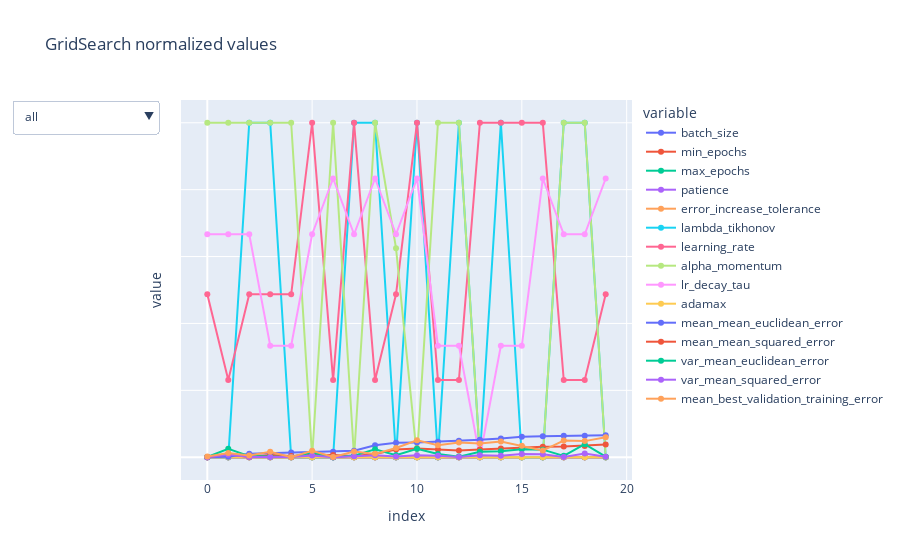

This figure's notebook cell:
### Code cell
plot_gs(std_gs_results_clean.iloc[:20], 'GridSearch normalized values')

### Figure 1 — Plotly figure (JSON) as saved in the notebook; plotly's stock layout.template omitted (floating-point values rounded to 4 significant figures)
{"data": [{"legendgroup": "batch_size", "line": {"color": "#636efa", "dash": "solid"}, "marker": {"symbol": "circle"}, "mode": "markers+lines", "name": "batch_size", "orientation": "v", "showlegend": true, "type": "scatter", "x": [0, 1, 2, 3, 4, 5, 6, 7, 8, 9, 10, 11, 12, 13, 14, 15, 16, 17, 18, 19], "xaxis": "x", "y": [0, 0, 0, 0, 0, 0, 0, 0, 0, 0, 0, 0, 0, 0, 0, 0, 0, 0, 0, 0], "yaxis": "y"}, {"legendgroup": "min_epochs", "line": {"color": "#EF553B", "dash": "solid"}, "marker": {"symbol": "circle"}, "mode": "markers+lines", "name": "min_epochs", "orientation": "v", "showlegend": true, "type": "scatter", "x": [0, 1, 2, 3, 4, 5, 6, 7, 8, 9, 10, 11, 12, 13, 14, 15, 16, 17, 18, 19], "xaxis": "x", "y": [0, 0, 0, 0, 0, 0, 0, 0, 0, 0, 0, 0, 0, 0, 0, 0, 0, 0, 0, 0], "yaxis": "y"}, {"legendgroup": "max_epochs", "line": {"color": "#00cc96", "dash": "solid"}, "marker": {"symbol": "circle"}, "mode": "markers+lines", "name": "max_epochs", "orientation": "v", "showlegend": true, "type": "scatter", "x": [0, 1, 2, 3, 4, 5, 6, 7, 8, 9, 10, 11, 12, 13, 14, 15, 16, 17, 18, 19], "xaxis": "x", "y": [0, 0, 0, 0, 0, 0, 0, 0, 0, 0, 0, 0, 0, 0, 0, 0, 0, 0, 0, 0], "yaxis": "y"}, {"legendgroup": "patience", "line": {"color": "#ab63fa", "dash": "solid"}, "marker": {"symbol": "circle"}, "mode": "markers+lines", "name": "patience", "orientation": "v", "showlegend": true, "type": "scatter", "x": [0, 1, 2, 3, 4, 5, 6, 7, 8, 9, 10, 11, 12, 13, 14, 15, 16, 17, 18, 19], "xaxis": "x", "y": [0, 0, 0, 0, 0, 0, 0, 0, 0, 0, 0, 0, 0, 0, 0, 0, 0, 0, 0, 0], "yaxis": "y"}, {"legendgroup": "error_increase_tolerance", "line": {"color": "#FFA15A", "dash": "solid"}, "marker": {"symbol": "circle"}, "mode": "markers+lines", "name": "error_increase_tolerance", "orientation": "v", "showlegend": true, "type": "scatter", "x": [0, 1, 2, 3, 4, 5, 6, 7, 8, 9, 10, 11, 12, 13, 14, 15, 16, 17, 18, 19], "xaxis": "x", "y": [0, 0, 0, 0, 0, 0, 0, 0, 0, 0, 0, 0, 0, 0, 0, 0, 0, 0, 0, 0], "yaxis": "y"}, {"legendgroup": "lambda_tikhonov", "line": {"color": "#19d3f3", "dash": "solid"}, "marker": {"symbol": "circle"}, "mode": "markers+lines", "name": "lambda_tikhonov", "orientation": "v", "showlegend": true, "type": "scatter", "x": [0, 1, 2, 3, 4, 5, 6, 7, 8, 9, 10, 11, 12, 13, 14, 15, 16, 17, 18, 19], "xaxis": "x", "y": [0, 0, 1, 1, 0, 0, 0, 1, 1, 0, 1, 0, 1, 0, 1, 0, 0, 1, 1, 0], "yaxis": "y"}, {"legendgroup": "learning_rate", "line": {"color": "#FF6692", "dash": "solid"}, "marker": {"symbol": "circle"}, "mode": "markers+lines", "name": "learning_rate", "orientation": "v", "showlegend": true, "type": "scatter", "x": [0, 1, 2, 3, 4, 5, 6, 7, 8, 9, 10, 11, 12, 13, 14, 15, 16, 17, 18, 19], "xaxis": "x", "y": [0.4872, 0.2308, 0.4872, 0.4872, 0.4872, 1.0, 0.2308, 1.0, 0.2308, 0.4872, 1.0, 0.2308, 0.2308, 1.0, 1.0, 1.0, 1.0, 0.2308, 0.2308, 0.4872], "yaxis": "y"}, {"legendgroup": "alpha_momentum", "line": {"color": "#B6E880", "dash": "solid"}, "marker": {"symbol": "circle"}, "mode": "markers+lines", "name": "alpha_momentum", "orientation": "v", "showlegend": true, "type": "scatter", "x": [0, 1, 2, 3, 4, 5, 6, 7, 8, 9, 10, 11, 12, 13, 14, 15, 16, 17, 18, 19], "xaxis": "x", "y": [1, 1, 1, 1, 1, 0, 1, 0, 1, 0.625, 0, 1, 1, 0, 0, 0, 0, 1, 1, 0], "yaxis": "y"}, {"legendgroup": "lr_decay_tau", "line": {"color": "#FF97FF", "dash": "solid"}, "marker": {"symbol": "circle"}, "mode": "markers+lines", "name": "lr_decay_tau", "orientation": "v", "showlegend": true, "type": "scatter", "x": [0, 1, 2, 3, 4, 5, 6, 7, 8, 9, 10, 11, 12, 13, 14, 15, 16, 17, 18, 19], "xaxis": "x", "y": [0.6667, 0.6667, 0.6667, 0.3333, 0.3333, 0.6667, 0.8333, 0.6667, 0.8333, 0.6667, 0.8333, 0.3333, 0.3333, 0, 0.3333, 0.3333, 0.8333, 0.6667, 0.6667, 0.8333], "yaxis": "y"}, {"legendgroup": "adamax", "line": {"color": "#FECB52", "dash": "solid"}, "marker": {"symbol": "circle"}, "mode": "markers+lines", "name": "adamax", "orientation": "v", "showlegend": true, "type": "scatter", "x": [0, 1, 2, 3, 4, 5, 6, 7, 8, 9, 10, 11, 12, 13, 14, 15, 16, 17, 18, 19], "xaxis": "x", "y": [0, 0, 0, 0, 0, 0, 0, 0, 0, 0, 0, 0, 0, 0, 0, 0, 0, 0, 0, 0], "yaxis": "y"}, {"legendgroup": "mean_mean_euclidean_error", "line": {"color": "#636efa", "dash": "solid"}, "marker": {"symbol": "circle"}, "mode": "markers+lines", "name": "mean_mean_euclidean_error", "orientation": "v", "showlegend": true, "type": "scatter", "x": [0, 1, 2, 3, 4, 5, 6, 7, 8, 9, 10, 11, 12, 13, 14, 15, 16, 17, 18, 19], "xaxis": "x", "y": [0, 0.001302, 0.01047, 0.01192, 0.01387, 0.01464, 0.01628, 0.01917, 0.03576, 0.04302, 0.0444, 0.04651, 0.04903, 0.05229, 0.05605, 0.06155, 0.06313, 0.06403, 0.06438, 0.06565], "yaxis": "y"}, {"legendgroup": "mean_mean_squared_error", "line": {"color": "#EF553B", "dash": "solid"}, "marker": {"symbol": "circle"}, "mode": "markers+lines", "name": "mean_mean_squared_error", "orientation": "v", "showlegend": true, "type": "scatter", "x": [0, 1, 2, 3, 4, 5, 6, 7, 8, 9, 10, 11, 12, 13, 14, 15, 16, 17, 18, 19], "xaxis": "x", "y": [0, 0.009306, 0.0006964, 0.006909, 0.003677, 0.007457, 0.006861, 0.003691, 0.009496, 0.02345, 0.02641, 0.0233, 0.02035, 0.02326, 0.02618, 0.0306, 0.03136, 0.03182, 0.03378, 0.03779], "yaxis": "y"}, {"legendgroup": "var_mean_euclidean_error", "line": {"color": "#00cc96", "dash": "solid"}, "marker": {"symbol": "circle"}, "mode": "markers+lines", "name": "var_mean_euclidean_error", "orientation": "v", "showlegend": true, "type": "scatter", "x": [0, 1, 2, 3, 4, 5, 6, 7, 8, 9, 10, 11, 12, 13, 14, 15, 16, 17, 18, 19], "xaxis": "x", "y": [0.0006025, 0.0251, 0.003461, 0.001575, 0.0008418, 0.01412, 0.000326, 0.004916, 0.02366, 0.006284, 0.02559, 0.01003, 0.001884, 0.01669, 0.01764, 0.02397, 0.02272, 0.004142, 0.03923, 0.001793], "yaxis": "y"}, {"legendgroup": "var_mean_squared_error", "line": {"color": "#ab63fa", "dash": "solid"}, "marker": {"symbol": "circle"}, "mode": "markers+lines", "name": "var_mean_squared_error", "orientation": "v", "showlegend": true, "type": "scatter", "x": [0, 1, 2, 3, 4, 5, 6, 7, 8, 9, 10, 11, 12, 13, 14, 15, 16, 17, 18, 19], "xaxis": "x", "y": [0, 0.007842, 0.001012, 0.0008572, 0.0005101, 0.004966, 0.0003715, 0.002779, 0.005948, 0.002506, 0.006099, 0.00418, 0.000729, 0.005842, 0.004291, 0.009923, 0.008947, 0.0005722, 0.01141, 0.001305], "yaxis": "y"}, {"legendgroup": "mean_best_validation_training_error", "line": {"color": "#FFA15A", "dash": "solid"}, "marker": {"symbol": "circle"}, "mode": "markers+lines", "name": "mean_best_validation_training_error", "orientation": "v", "showlegend": true, "type": "scatter", "x": [0, 1, 2, 3, 4, 5, 6, 7, 8, 9, 10, 11, 12, 13, 14, 15, 16, 17, 18, 19], "xaxis": "x", "y": [0.002043, 0.0127, 0.005188, 0.01627, 0, 0.01933, 0.0005522, 0.01706, 0.0101, 0.02769, 0.05077, 0.03575, 0.04399, 0.04135, 0.04739, 0.03419, 0.02006, 0.04998, 0.04826, 0.05973], "yaxis": "y"}], "layout": {"hovermode": "x unified", "legend": {"title": {"text": "variable"}, "tracegroupgap": 0}, "title": {"text": "GridSearch normalized values"}, "updatemenus": [{"buttons": [{"args": ["visible", [true, true, true, true, true, true]], "label": "all", "method": "restyle"}, {"args": ["visible", [false, false, false, false, false, false, false, false, false, true, false, false, false, false, false]], "label": "adamax optimizer", "method": "restyle"}, {"args": ["visible", [false, false, false, false, false, false, true, true, true, false, false, false, false, false, false]], "label": "standard optimizer", "method": "restyle"}, {"args": ["visible", [true, true, true, true, true, true, false, false, false, false, false, false, false, false, false]], "label": "general", "method": "restyle"}, {"args": ["visible", [false, false, false, false, false, false, false, false, false, false, true, true, true, true, true]], "label": "metrics", "method": "restyle"}], "direction": "down", "type": "dropdown"}], "xaxis": {"anchor": "y", "domain": [0, 1], "title": {"text": "index"}}, "yaxis": {"anchor": "x", "domain": [0, 1], "showticklabels": false, "title": {"text": "value"}}}}
